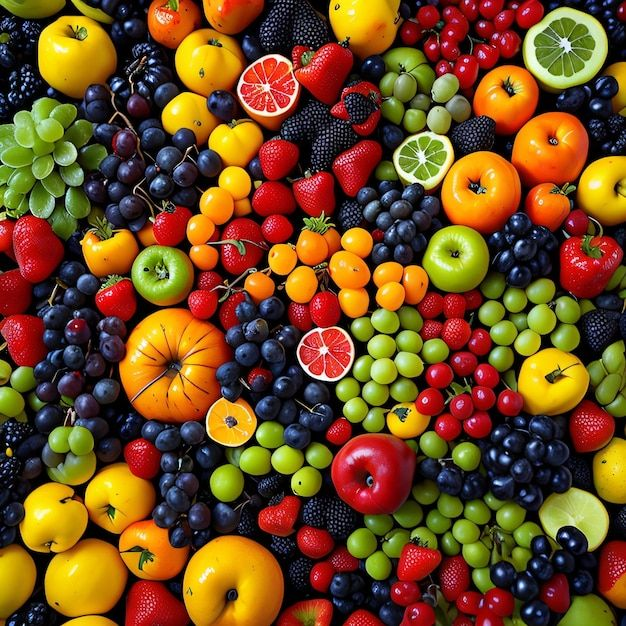
#> input picture Gambar1.jpeg, 626 x 626 px
$ python enhancement_binary.py
#> lines starting #> are read from the running program, lines starting #| are printed output that depends on the picture; after the words box and inside, x2 and y2 are one past the last pixel; in counts of white or black regions, pixels touching at a corner belong together
import cv2
import matplotlib.pyplot as plt
import numpy as np

# 1. Tampilkan citra asli
img_bgr = cv2.imread('Gambar1.jpeg')
#> img_bgr is the input picture: shape (626, 626, 3); mean B, G, R 32.3, 76.3, 115.2
img_rgb = cv2.cvtColor(img_bgr, cv2.COLOR_BGR2RGB)

# 2. Konversi grayscale
img_gray = cv2.cvtColor(img_bgr, cv2.COLOR_BGR2GRAY)
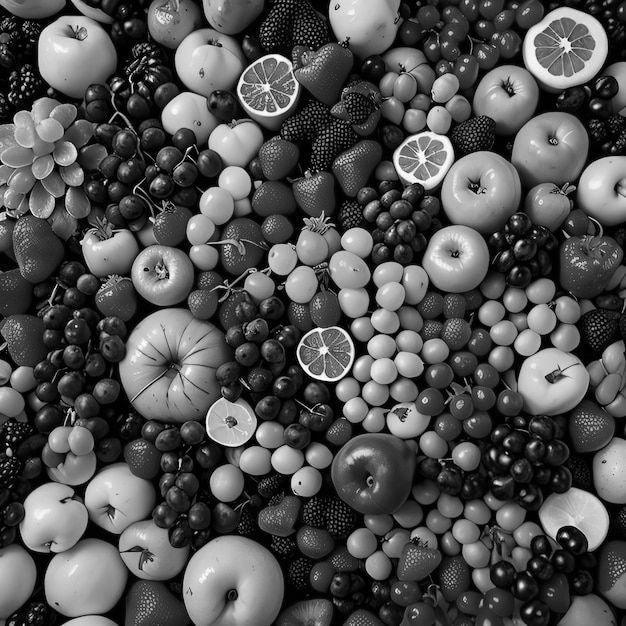
#> img_gray: shape (626, 626); min 0, max 255, mean 82.9

# 4. Tingkatkan brightness (tambah offset iluminasi)
brightness_value = 45
img_bright = cv2.add(img_gray, brightness_value)
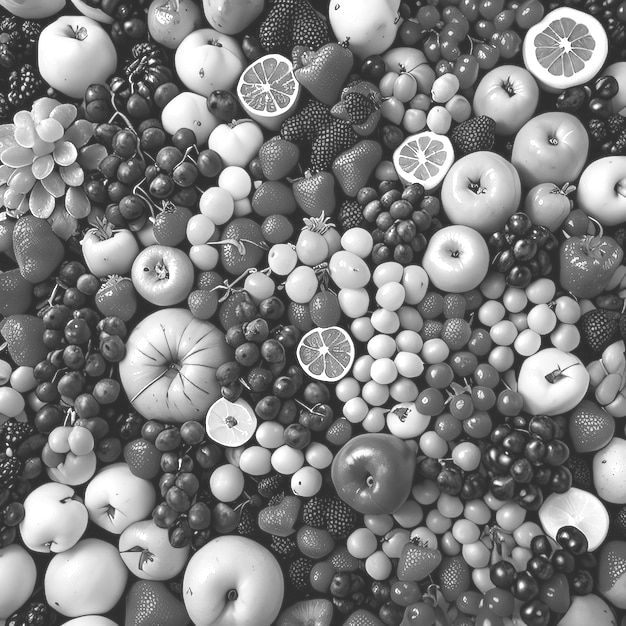
#> img_bright: shape (626, 626); min 45, max 255, mean 127.6

# 5. Tingkatkan contrast (scaling alpha)
contrast_alpha = 1.4
img_contrast = cv2.convertScaleAbs(img_gray, alpha=contrast_alpha, beta=0)
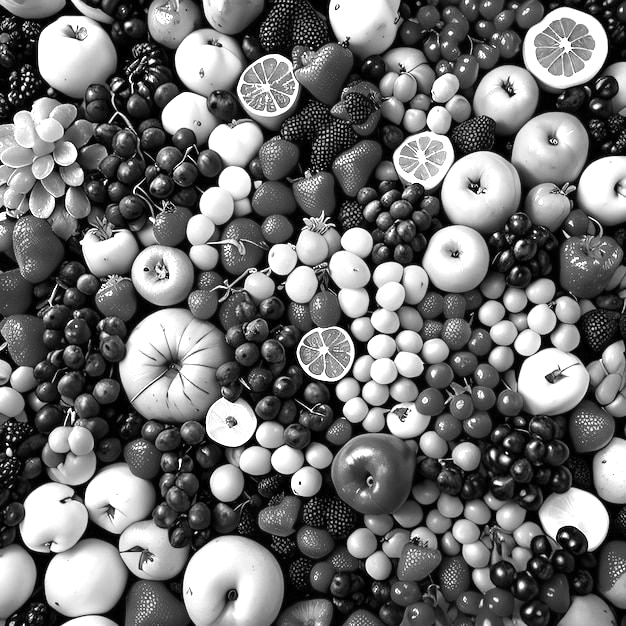
#> img_contrast: shape (626, 626); min 0, max 255, mean 113.4

# 6. Histogram equalization
img_eq = cv2.equalizeHist(img_gray)
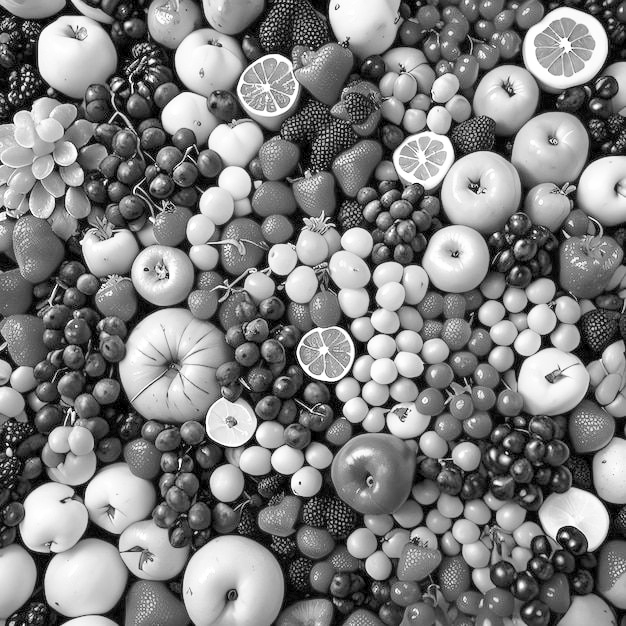
#> img_eq: shape (626, 626); min 0, max 255, mean 127.5

# 7. Thresholding (Otsu / Global T=127, di sini pakai Otsu untuk hasil adaptif optimal)
ret_otsu, img_binary = cv2.threshold(
    img_gray, 0, 255, cv2.THRESH_BINARY + cv2.THRESH_OTSU
)
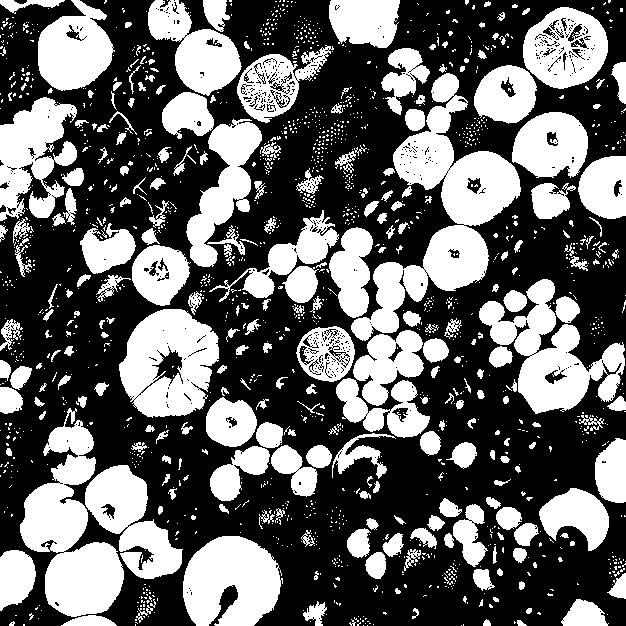
#> img_binary: shape (626, 626); 39.5% white; 1596 white regions (1332 under 20 px), largest, box (x1, y1, x2, y2) and area: (351, 73, 521, 341) 14215, (20, 408, 124, 617) 10322, (479, 279, 625, 414) 7999
#> ret_otsu = 95
print(f'Threshold otomatis (Otsu) terpilih: {ret_otsu}')
#| Threshold otomatis (Otsu) terpilih: 95.0

# Visualisasi dan simpan 9 grid/plot pendukung
fig = plt.figure(figsize=(14, 10))

# 1. Citra Asli
ax1 = fig.add_subplot(3, 3, 1)
ax1.imshow(img_rgb)
ax1.set_title('1. Citra Asli (RGB)')
ax1.axis('off')

# 2. Grayscale
ax2 = fig.add_subplot(3, 3, 2)
ax2.imshow(img_gray, cmap='gray')
ax2.set_title('2. Grayscale')
ax2.axis('off')

# 3. Histogram Asli/Grayscale
ax3 = fig.add_subplot(3, 3, 3)
ax3.hist(img_gray.ravel(), 256, [0, 256], color='black')
ax3.set_title('3. Histogram Grayscale')
ax3.set_xlim([0, 256])

# 4. Brightness Enhancement
ax4 = fig.add_subplot(3, 3, 4)
ax4.imshow(img_bright, cmap='gray')
ax4.set_title(f'4. Brightness (+{brightness_value})')
ax4.axis('off')

# 5. Contrast Enhancement
ax5 = fig.add_subplot(3, 3, 5)
ax5.imshow(img_contrast, cmap='gray')
ax5.set_title(f'5. Contrast (x{contrast_alpha})')
ax5.set_xlim([0, 256])
# Perbaikan tampilkan gambar kontras murni
ax5.imshow(img_contrast, cmap='gray')

# 6. Histogram Equalization (Gambar hasil)
ax6 = fig.add_subplot(3, 3, 6)
ax6.imshow(img_eq, cmap='gray')
ax6.set_title('6. Hasil Hist Equalization')
ax6.axis('off')

# Histogram dari hasil Equalization
ax7 = fig.add_subplot(3, 3, 7)
ax7.hist(img_eq.ravel(), 256, [0, 256], color='blue')
ax7.set_title('Hist Sesudah Equalization')
ax7.set_xlim([0, 256])

# 7. Citra Biner
ax8 = fig.add_subplot(3, 3, 8)
ax8.imshow(img_binary, cmap='gray')
ax8.set_title(f'7. Citra Biner (T={ret_otsu})')
ax8.axis('off')

plt.tight_layout()
plt.savefig('output_tugas_enhancement.png', dpi=300)
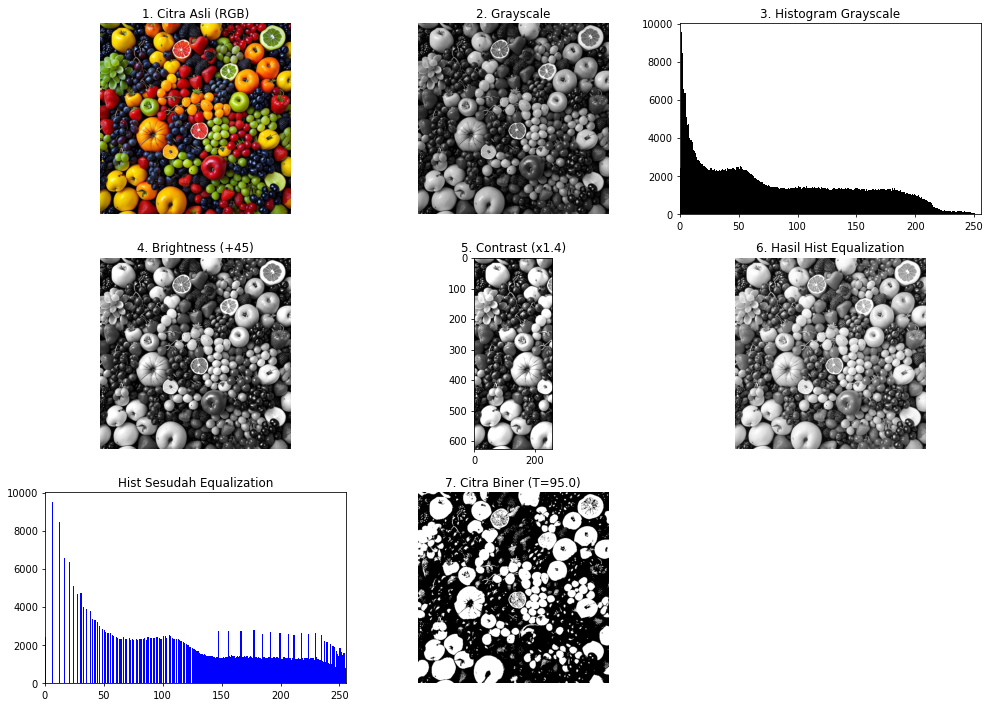
#> figure drawn by matplotlib, 8 panels; panel 3: tallest bar 9551 high, from x = 1 to 2; panel 7: tallest bar 9551 high, from x = 6 to 7
plt.show()
